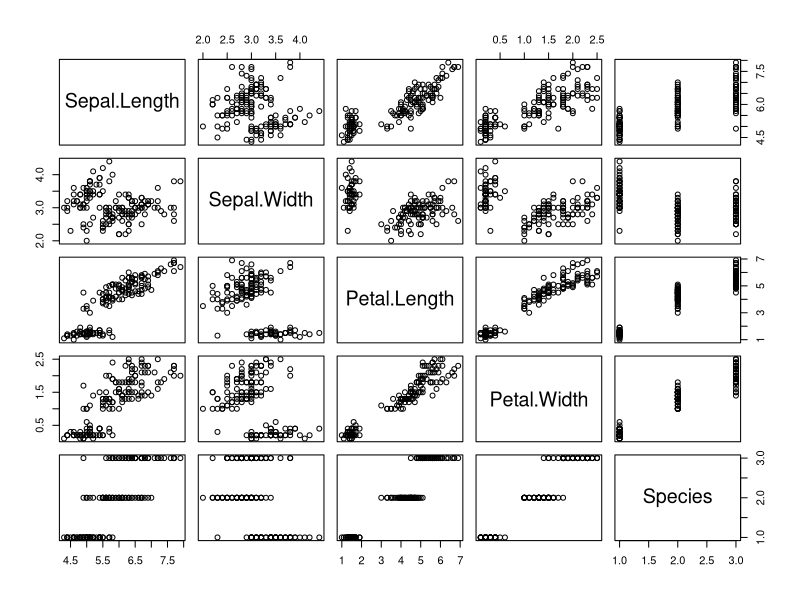
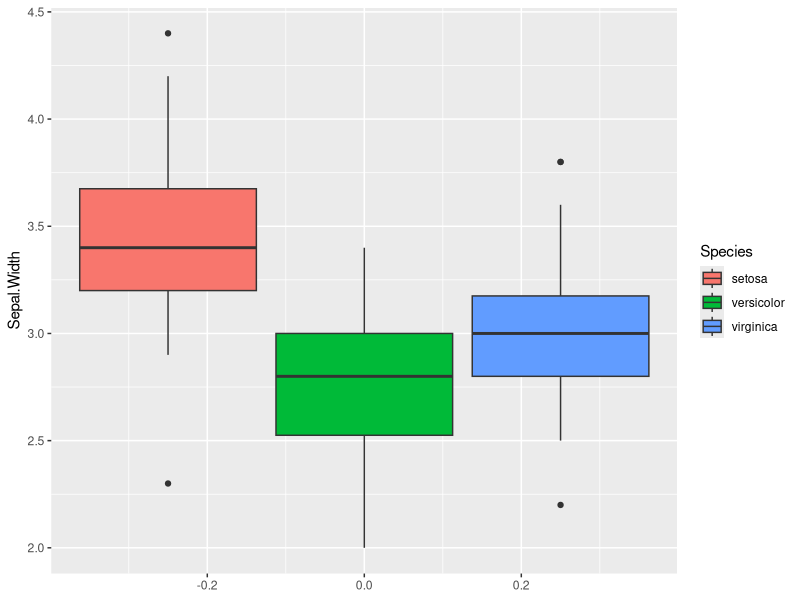
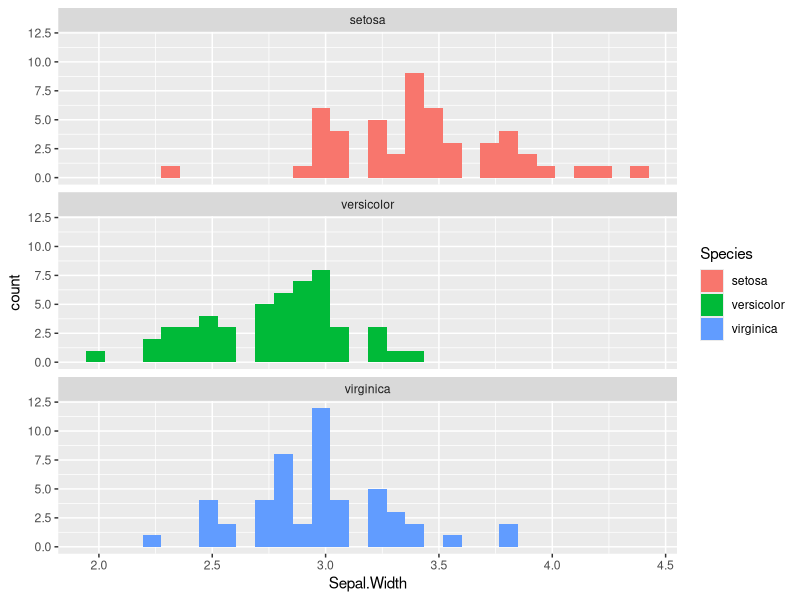
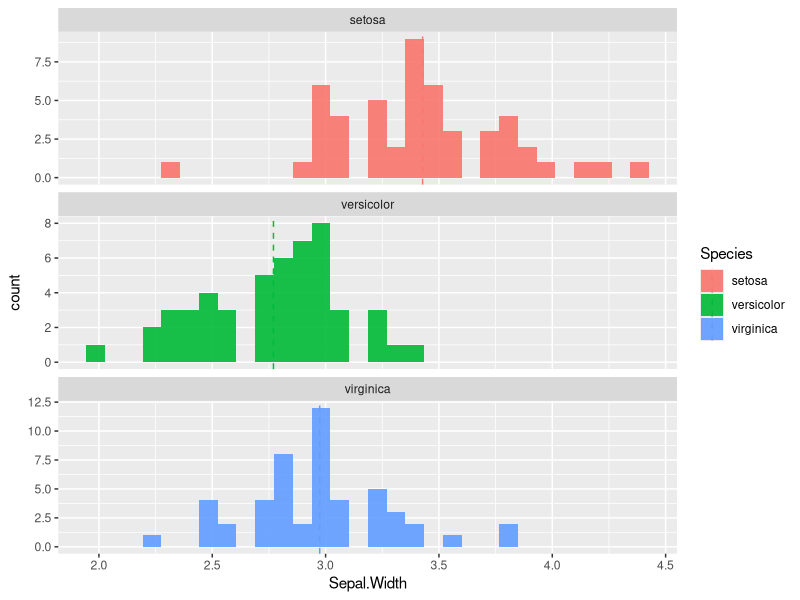
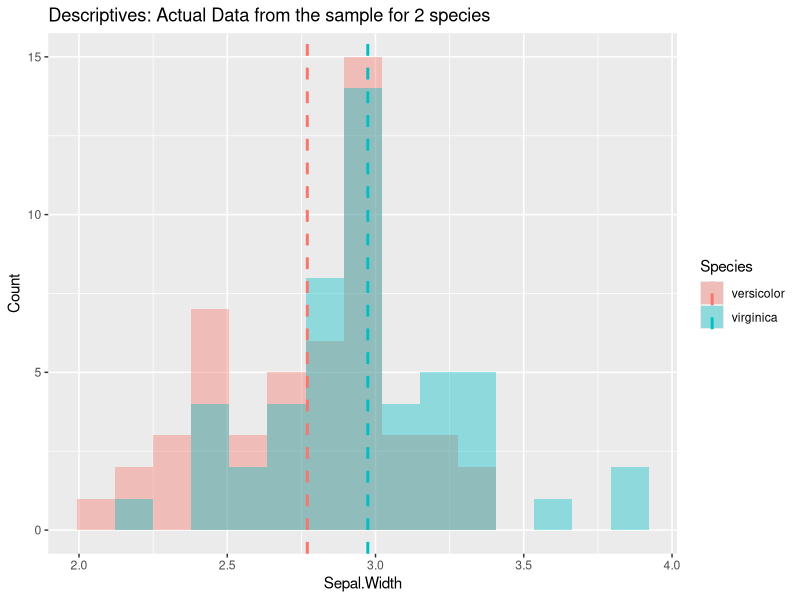
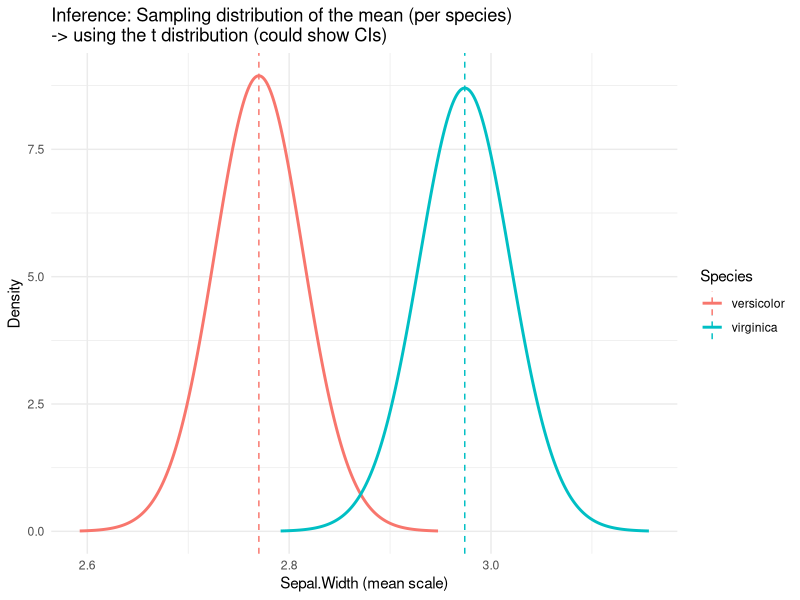
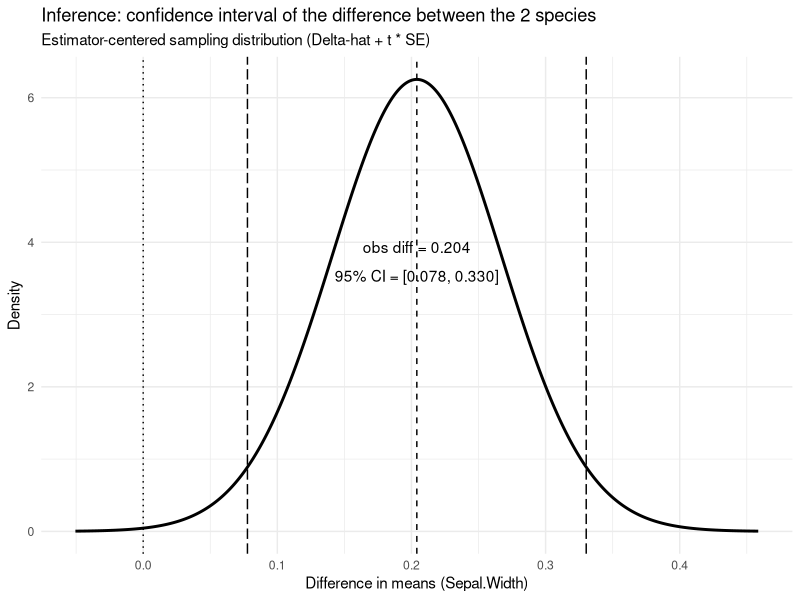
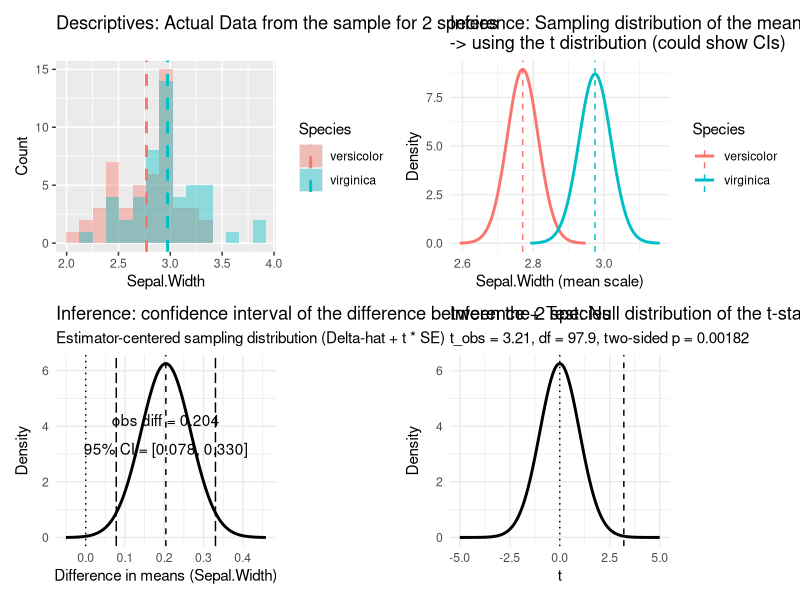

Write R code to recreate these figures, in order.
library(tidyverse)
library(patchwork)

set.seed(123)

# Confidence Intervals & Hypothesis Testing (Student’s t)

#### Toolbox with main functions ####

##### Confidence Intervals #####

### One sample distribution: CIs of a mean
# Assumes independent and identically distributed (i.d.d) draws; uses t with length(x)-1 df and sd(x)/sqrt(n).
# t.test(x, conf.level = 0.95)

ci <- t.test(iris$Sepal.Width, conf.level = 0.95)$conf.int
ci                        # [lower, upper]
ci[1]; ci[2]              # extract bounds

# equivalent to:
x  <- iris$Sepal.Width
n  <- length(x)
m  <- mean(x)
se <- sd(x) / sqrt(n)
tcrit <- qt(0.975, df = n - 1) # similar to qnorm we used last week, this time we use the student distribution instead of a normal distribution
c(m - tcrit*se, m + tcrit*se)

# >> already relevant: the ci is dependent on the distribution we want to draw the z-scores from (and the se calculation) -> assumptions!!

### For a one-sample proportion
# x = number of successes, n = trials
# prop.test(x, n, conf.level = 0.95)$conf.int   # CI with continuity correction
prop.test(1104, 1824, conf.level = 0.95)$conf.int   # >> look at the help function!

### For a two-sample difference in mean
# t.test(x1, x2, var.equal = FALSE)$conf.int
x1 <- c(2, 7, 2, 8, 10, 5)
x2 <- c(5, 8, 7, 9, 10, 10)

# Welch CI (unequal variances, default)
t.test(x1, x2, var.equal = FALSE)$conf.int

# Student (pooled) CI
t.test(x1, x2, var.equal = TRUE)$conf.int

# Welch = no assumption of equal variance;
# Student = assumes equal variance, slightly narrower CI if true.

# paired t.test

# Difference of paired observations, e.g. before vs after
t.test(x1, x2, paired = TRUE)$conf.int
# or
t.test(x1 - x2)$conf.int   # equivalent
# Assumes differences are approximately normal.

##### Hypothesis Testing: Student’s t #####

### One-sample t-test ###
# Tests whether the sample mean differs from a hypothesized population mean (μtest)
# Assumes i.i.d. draws and approximate normality of the sampling distribution.

# t.test(x, mu = μtest)
t.test(iris$Sepal.Width)   # H0: mean = 0, mean = 0, two-sided alternative by default
t.test(iris$Sepal.Width, mu = 3)   # H0: mean = 3, two-sided alternative by default

### Reading the output ###
# Each t.test() call reports:
#   t = test statistic
#   df = degrees of freedom
#   p-value = probability under H₀
#   confidence interval = range of plausible values for the true difference
#   sample estimates = sample means (and differences)
#
# Note: the CI and the p-value are two views of the same inference.
# If the CI excludes μtest (or 0 for a difference), the p-value < α.

# >> output includes:
#   statistic = t_obs = (mean(x) - μtest) / (sd(x)/√n)
#   parameter = degrees of freedom (n-1)
#   p.value = P(|T| ≥ |t_obs|) under H0
#   conf.int = the 95% CI for the mean (same as in previous section!)

# Check a one-sided alternative:
t.test(iris$Sepal.Width, mu = 3, alternative = "greater")  # H1: mean > 3
t.test(iris$Sepal.Width, mu = 3, alternative = "less")     # H1: mean < 3

# equivalent manual calculation
x  <- iris$Sepal.Width
n  <- length(x)
m  <- mean(x)
se <- sd(x)/sqrt(n)
t_obs <- (m - 3)/se
pval  <- 2*pt(-abs(t_obs), df = n-1)
t_obs; pval

### Two-sample t-tests ###
# Compare means from two independent groups.
# t.test(x1, x2, var.equal = FALSE)  -> Welch test (default, unequal variances)
# t.test(x1, x2, var.equal = TRUE)   -> Student test (equal variances assumed)

x1 <- c(2, 7, 2, 8, 10, 5)
x2 <- c(5, 8, 7, 9, 10, 10)

t.test(x1, x2)                           # Welch two-sided test
t.test(x1, x2, var.equal = TRUE)         # Student (pooled) version

# One-sided alternatives:
t.test(x1, x2, alternative = "greater")  # H1: mean(x1) > mean(x2)
t.test(x1, x2, alternative = "less")     # H1: mean(x1) < mean(x2)

# Equivalent manual computation for Welch’s t
# n1 <- length(x1); n2 <- length(x2)
# s1 <- sd(x1); s2 <- sd(x2)
# m1 <- mean(x1); m2 <- mean(x2)
# SE_diff <- sqrt(s1^2/n1 + s2^2/n2)
# t_obs <- (m1 - m2)/SE_diff
# df_welch <- (s1^2/n1 + s2^2/n2)^2 /
#   ((s1^2/n1)^2/(n1-1) + (s2^2/n2)^2/(n2-1))
# pval <- 2*pt(-abs(t_obs), df = df_welch)
# t_obs; df_welch; pval

### Paired t-test ###
# Used when observations are matched (before–after, twin studies, etc.)
# Tests whether the mean difference (x1 - x2) is zero.

before <- c(3.2, 4.1, 3.8, 3.5, 4.0)
after  <- c(3.6, 4.4, 4.1, 3.7, 4.3)

t.test(before, after, paired = TRUE)     # two-sided by default
t.test(before, after, paired = TRUE, alternative = "greater")  # one-sided

# >> what are the assumptions of all these different tests? t.test with var.equal = T, t.test with var.equal = F?
# -> alternatives can be bootstraps, permutations, or non-parametric tests

# bonus example of a bootstrap ci
B <- 2000
boot_means <- replicate(B, mean(sample(iris$Sepal.Width, replace = TRUE)))
quantile(boot_means, c(0.025, 0.975))         # Percentile CI
# here is a great illustration of a permutation test for 2 samples: https://www.jwilber.me/permutationtest/


#### Comparing samples ####

irisData <- iris

plot(irisData)

# compare populations

irisData %>% 
  ggplot(aes(y = Sepal.Width, fill = Species))+
  geom_boxplot()

irisData %>% 
  ggplot(aes(x = Sepal.Width, fill = Species))+
  geom_histogram(position = "identity")+
  facet_wrap(~Species, nrow = 3)

means <- irisData %>% 
  group_by(Species) %>% 
  summarise(m = mean(Sepal.Width, na.rm = TRUE))

irisData %>% 
  ggplot(aes(x = Sepal.Width, fill = Species)) +
  geom_histogram(position = "identity", alpha = 0.9) +
  facet_wrap(~Species, nrow = 3, scales = "free_y") +
  geom_vline(data = means, aes(xintercept = m, colour = Species),
             linetype = "dashed")

# how do we test whether two species have a different mean for that variable in the example?
# essentially we do an inference on the distribution of the mean of the original population from which these samples were drawn from:

# use the help to look at what t.test() does (e.g. what is the default behavior & assumptions? paired samples? equal variance?)
# >> t.test isn't actually a simple student t-test by default...

t.test(irisData %>% #sample1
         filter(Species == "versicolor") %>% 
         pull(Sepal.Width),
       irisData %>% #sample2
         filter(Species == "virginica") %>% 
         pull(Sepal.Width)
       )

t.test(irisData %>% #sample1
         filter(Species == "virginica") %>% 
         pull(Sepal.Width),
       irisData %>% #sample2
         filter(Species != "virginica") %>% 
         pull(Sepal.Width)
)

t.test(irisData %>% #sample1
         filter(Species == "virginica") %>% 
         pull(Sepal.Width),
       irisData %>% #sample2
         filter(Species != "virginica") %>% 
         pull(Sepal.Width),
       alternative = "greater"
)

t.test(irisData %>% #sample1
         filter(Species == "virginica") %>% 
         pull(Sepal.Width),
       irisData %>% #sample2
         filter(Species != "virginica") %>% 
         pull(Sepal.Width),
       alternative = "less"
)

# >> it is fairly easy to run a t.test (welch, proportion, or other 1 or 2 sample, one or two sided tests)
# >> what might be more complicated, is to understand what a test actually does. 
# >> the following code, and resulting plots are meant to explore the concepts that range from
# >> the description of 2 plant samples (and the width of their sepal)
# >> to the test statistic that evaluates how likely the two samples are coming from different populations.

# >> I would like to spend some time discussing the final plot. If one concept is not clear to you, maybe the code can help clarify it. 
# >> if the code doesn't help, you can talk to us, go back to Agresti, or use a ChatBot to explain it. With, or without the code.

#### Visualizing how a t.test works #### 
# pick the two species to compare
pair <- c("virginica","versicolor")

dat2 <- irisData %>% filter(Species %in% pair)

# Welch t-test on Sepal.Width
t.test(Sepal.Width ~ Species, data = dat2)

# Per-species summaries
summ <- dat2 %>% 
  group_by(Species) %>% 
  summarise(n = dplyr::n(),
            mean = mean(Sepal.Width),
            sd = sd(Sepal.Width),
            se = sd/sqrt(n),
            df = n - 1)

p0 <- dat2 %>% 
  ggplot(aes(x = Sepal.Width, fill = Species)) +
  geom_histogram(position = "identity", alpha = 0.4, bins = 15) +
  geom_vline(data = summ, aes(xintercept = mean, colour = Species),
             linetype = "dashed", linewidth = 1)+
  labs(title= "Descriptives: Actual Data from the sample for 2 species",
       y = "Count")

p0

# 1) Per-species sampling distribution of the mean:
#    X = mean + t * se,   f_X(x) = dt(t, df)/se
tgrid <- tibble(t = seq(-4, 4, length.out = 501))
mean_dens <- summ %>% 
  crossing(tgrid) %>%
  mutate(x = mean + t*se,
         density = dt(t, df)/se)

p1 <- ggplot(mean_dens, aes(x = x, y = density, color = Species)) +
  geom_line(linewidth = 1) +
  geom_vline(data = summ, aes(xintercept = mean, color = Species), linetype = "dashed") +
  labs(title = "Inference: Sampling distribution of the mean (per species)\n-> using the t distribution (could show CIs)",
       x = "Sepal.Width (mean scale)", y = "Density") +
  theme_minimal()

p1

# 2) Sampling distribution of the mean difference (Welch):
#    D = (m1 - m2) + t * SE_diff,  df = Welch-Satterthwaite
s1 <- summ %>% filter(Species == pair[1])
s2 <- summ %>% filter(Species == pair[2])

SE_diff <- sqrt(s1$sd^2/s1$n + s2$sd^2/s2$n)
diff_hat <- s1$mean - s2$mean

# Welch df
df_welch <- (s1$sd^2/s1$n + s2$sd^2/s2$n)^2 /
  ((s1$sd^2/s1$n)^2/(s1$n-1) + (s2$sd^2/s2$n)^2/(s2$n-1))

tgrid2 <- tibble(t = seq(-4, 4, length.out = 1000))
diff_dens <- tgrid2 %>%
  transmute(x = diff_hat + t*SE_diff,
            density = dt(t, df = df_welch)/SE_diff)

# 95% CI via Welch t
tcrit   <- qt(0.975, df = df_welch)
ci_low  <- diff_hat - tcrit * SE_diff
ci_high <- diff_hat + tcrit * SE_diff

p2 <- ggplot(diff_dens, aes(x = x, y = density)) +
  geom_line(linewidth = 1) +
  geom_vline(xintercept = 0, linetype = "dotted") +      # null difference
  geom_vline(xintercept = diff_hat, linetype = "dashed") +# observed diff
  geom_vline(xintercept = c(ci_low, ci_high), linetype = "longdash") +  # 95% CI
  annotate("text",
           x = diff_hat, y = max(diff_dens$density)*0.6,
           vjust = -0.6, label = sprintf("obs diff = %.3f", diff_hat)) +
  annotate("text",
           x = (ci_low + ci_high)/2, y = max(diff_dens$density)*0.6,
           vjust = 1.8, label = sprintf("95%% CI = [%.3f, %.3f]", ci_low, ci_high)) +
  labs(
    title = "Inference: confidence interval of the difference between the 2 species",
    subtitle = "Estimator-centered sampling distribution (Delta-hat + t * SE)",
    x = "Difference in means (Sepal.Width)", y = "Density"
  ) +
  theme_minimal()

p2

t_obs <- diff_hat / SE_diff
pval  <- 2 * pt(-abs(t_obs), df = df_welch)

tgrid3 <- tibble(t = seq(-5, 5, length.out = 2001))
null_dens <- tgrid3 %>%
  transmute(
    t = t,
    density = dt(t, df = df_welch) / SE_diff  # change-of-variables
  )

p3 <- ggplot(null_dens, aes(x = t, y = density)) +
  geom_line(linewidth = 1) +
  geom_area(data = subset(null_dens, t >= t_obs), fill = "red", alpha = 0.25) +
  geom_area(data = subset(null_dens, t <= -t_obs), fill = "red", alpha = 0.25) +
  geom_vline(xintercept = 0, linetype = "dotted") +        # H0 center
  geom_vline(xintercept = t_obs, linetype = "dashed") + # observed diff
  labs(
    title = "Inference + Test: Null distribution of the t-statistic (Welch)",
    subtitle = sprintf("t_obs = %.2f, df = %.1f, two-sided p = %.3g",
                       t_obs, df_welch, pval),
    y = "Density"
  ) +
  theme_minimal()

wrap_plots(p0, p1, p2, p3, ncol = 2)

# >> once we have understood the different steps going through this visualization, we can be more comfortable to just type in a t.test(sample1, sample2) line ;)....
t.test(irisData %>% #sample1
         filter(Species == "versicolor") %>% 
         pull(Sepal.Width),
       irisData %>% #sample2
         filter(Species == "virginica") %>% 
         pull(Sepal.Width)
)



